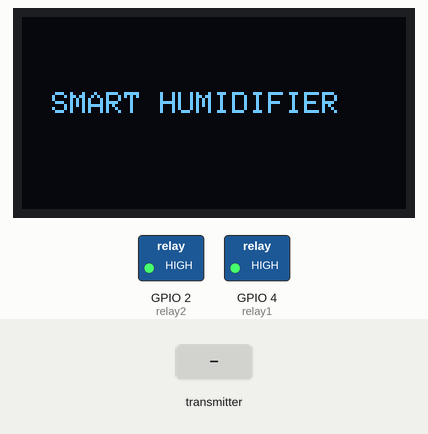
The sketch below on a simulated ESP32. On the bench: 128×64 one-colour display, switched loads named in the sketch (green lamp = pin HIGH). The inputs (shaded band) are chosen by the test bench. What the sketch prints to the serial monitor is not drawn.

Above: at 1.2 s.
1.3 s: the transmitter starts sending bpm = 0
At 2.0 s:
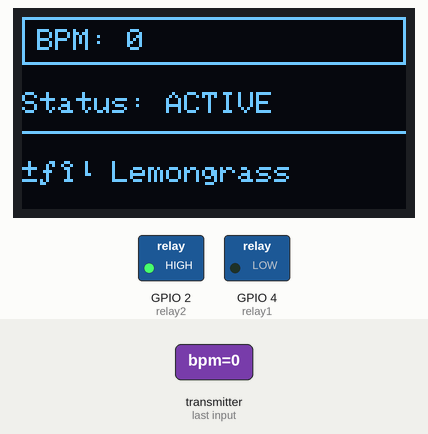
2.8 s: the transmitter starts sending bpm = 25
At 3.1 s:
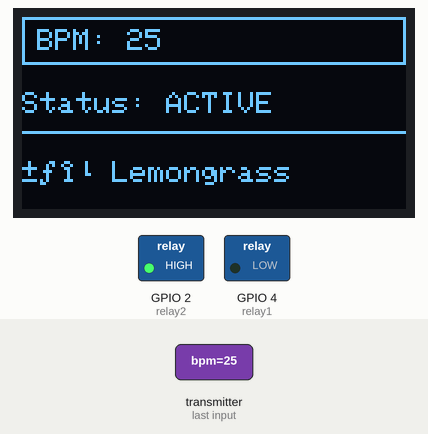
Timing chart, 0 to 5.8 s (numbered marks = the images above; inputs shaded):
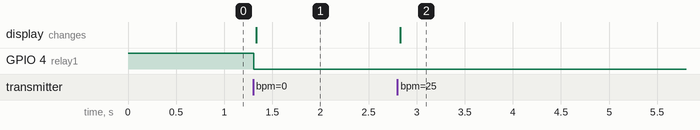

The sketch:

Receiver_code_screen_ver2.ino
```cpp
#include <WiFi.h>
#include <esp_now.h>
#include <Wire.h>
#include <Adafruit_GFX.h>
#include <Adafruit_SSD1306.h>

#define SCREEN_WIDTH 128
#define SCREEN_HEIGHT 64

Adafruit_SSD1306 display(SCREEN_WIDTH, SCREEN_HEIGHT, &Wire, -1);

const int relay1 = 4;
const int relay2 = 2;

typedef struct {
  float bpm;
} Message;

Message incoming;

unsigned long startTime = 0;
bool timerRunning = false;

void drawUI(int bpm, const char* status, const char* scent, const char* icon) {

  display.clearDisplay();

  display.drawRect(0, 0, 128, 16, WHITE);
  display.setTextSize(1);
  display.setTextColor(WHITE);

  display.setCursor(5, 4);
  display.print("BPM: ");
  display.print(bpm);

  display.setCursor(0, 25);
  display.print("Status: ");
  display.print(status);

  display.drawLine(0, 38, 128, 38, WHITE);

  display.setCursor(0, 48);
  display.print(icon);
  display.print(" ");
  display.print(scent);

  display.display();
}

void onReceive(const esp_now_recv_info_t *info,
               const uint8_t *data,
               int len) {

  memcpy(&incoming, data, sizeof(incoming));

  int bpmVal = (int)incoming.bpm;

  Serial.print("BPM: ");
  Serial.println(bpmVal);

  if (bpmVal > 100) {

    digitalWrite(relay1, HIGH);
    digitalWrite(relay2, LOW);

    drawUI(bpmVal, "ACTIVE", "Japanese Rose", "🌸");
  }
  else {

    digitalWrite(relay1, LOW);
    digitalWrite(relay2, HIGH);

    drawUI(bpmVal, "ACTIVE", "Lemongrass", "🌿");
  }

  startTime = millis();
  timerRunning = true;
}

void setup() {

  Serial.begin(115200);

  pinMode(relay1, OUTPUT);
  pinMode(relay2, OUTPUT);

  digitalWrite(relay1, HIGH);
  digitalWrite(relay2, HIGH);

  Wire.begin(26, 25);   // IMPORTANT OLED PINS

  if (!display.begin(SSD1306_SWITCHCAPVCC, 0x3C)) {
    Serial.println("OLED FAILED");
    while (true);
  }

  display.clearDisplay();
  display.setTextSize(1);
  display.setCursor(10, 25);
  display.println("SMART HUMIDIFIER");
  display.display();

  WiFi.mode(WIFI_STA);

  if (esp_now_init() != ESP_OK) {
    Serial.println("ESP-NOW FAILED");
    return;
  }

  esp_now_register_recv_cb(onReceive);

  Serial.println("Receiver Ready");
}

void loop() {

  if (timerRunning && millis() - startTime >= 20000) {

    digitalWrite(relay1, HIGH);
    digitalWrite(relay2, HIGH);

    display.clearDisplay();
    display.setCursor(10, 25);
    display.println("SYSTEM OFF");
    display.setCursor(10, 45);
    display.println("Waiting...");
    display.display();

    timerRunning = false;

    Serial.println("20s COMPLETE - OFF");
  }
}
```

Measured:
- after the input at 1.3 s, GPIO 4 (relay1): HIGH → LOW at once; the display: changes at once (image 1)
- after the input at 2.8 s, the display: changes at once (image 2)
